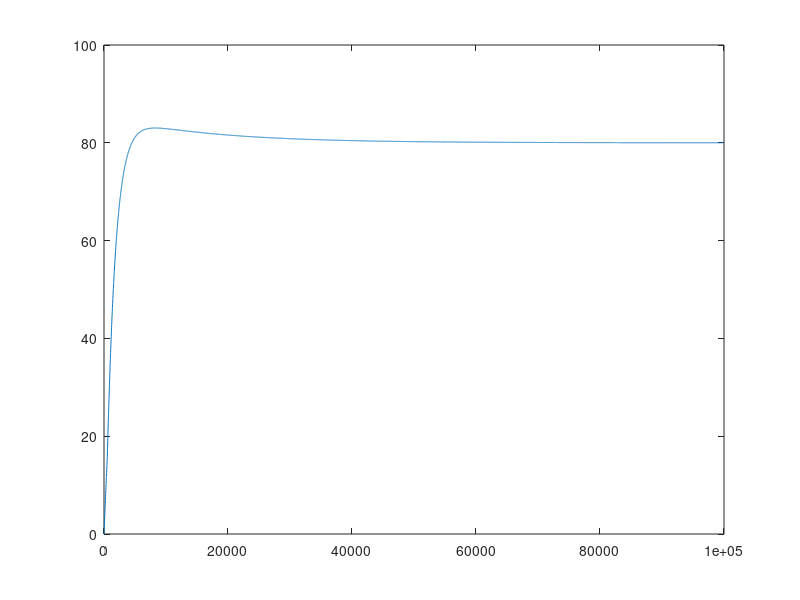
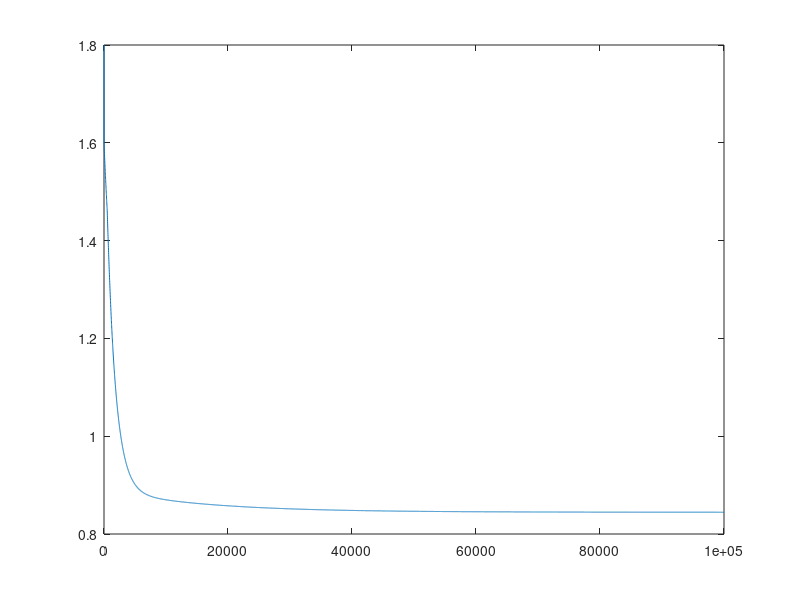
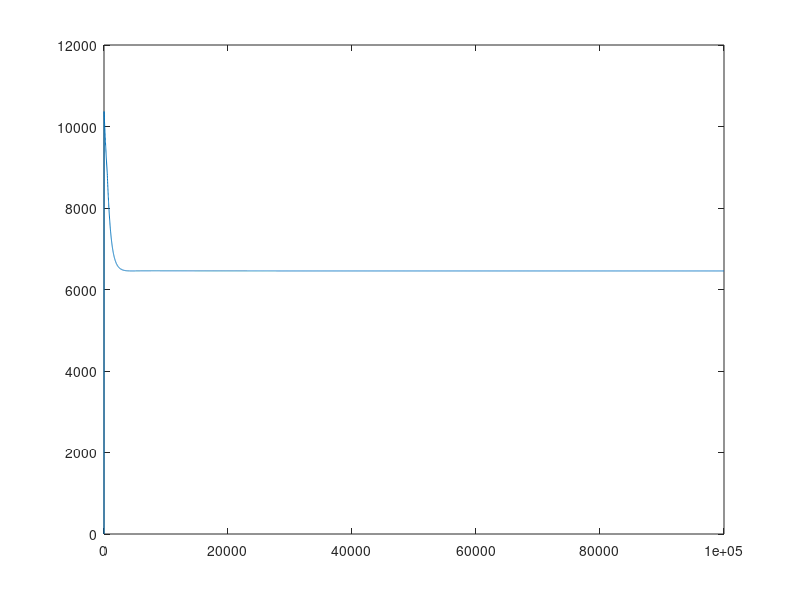
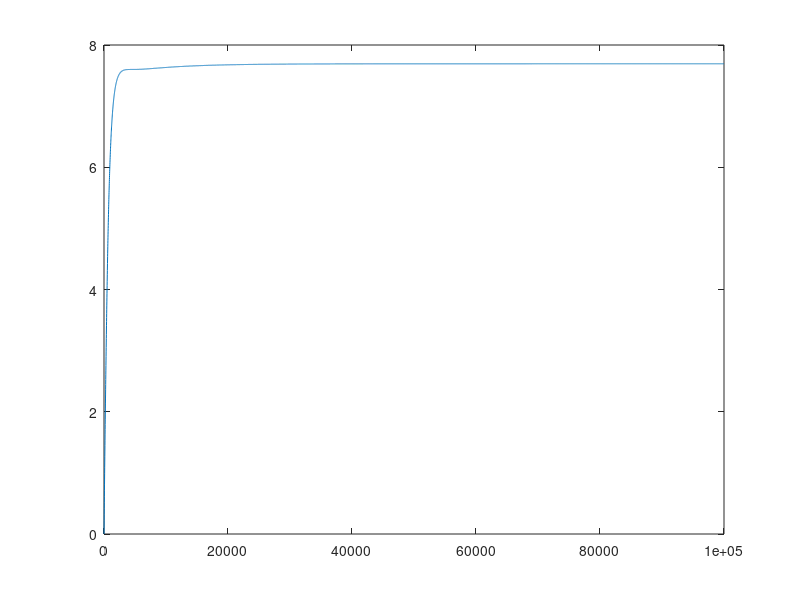

Reproduce these figures in MATLAB, in order.
clc;
clear;
% 超参数
param_K = 0.01;
param_gamma_p = 0.9;
param_gamma_i = 0.00001;
param_gamma_d = 0.3;
iteration = 10000;
K = 94.75;
tao = 530;
T = 2900.6;
Ts = 10;
Kp = 1.2*T/K/tao;
Ki = Kp*Ts/(2*tao);
Kd = Kp*(0.5*tao)/Ts;
w1_0 = Kp/(Kp+Ki+Kd);
w2_0 = Ki/(Kp+Ki+Kd);
w3_0 = Kd/(Kp+Ki+Kd);
disp(w1_0);disp(w2_0);disp(w3_0)
w1(1) = w1_0;
w2(1) = w2_0;
w3(1) = w3_0;
r = 80;
u(1) = 1;
y(1) = 0;
for k = 1:iteration
    e(k) = r - y(k);
    if k == 1
        x1(k) = e(k);
        x2(k) = e(k);
        x3(k) = e(k);
    elseif k == 2
            x1(k) = e(k) - e(k-1);
            x2(k) = e(k);
            x3(k) = e(k) - 2*e(k-1);
    elseif k > 2
        x1(k) = e(k) - e(k-1);
        x2(k) = e(k);
        x3(k) = e(k) - 2*e(k-1) + e(k-2);
    end
   
    deltau(k) = param_K * (w1(k)*x1(k) + w2(k)*x2(k) + w3(k)*x3(k))/(abs(w1(k)) + abs(w2(k)) + abs(w3(k)));
   
    if k == 1
        u(k) = deltau(k) + 1;
    elseif k > 1
        u(k) = deltau(k) + u(k-1);
    end
   
    if k < 53
        y(k+1) = 0.9966*y(k) + 0.3221;
    elseif k >= 53
        y(k+1) = 0.9966*y(k) + 0.3221*u(k-52);
    end
   
    w1(k+1) = w1(k)+param_gamma_p*e(k)*u(k)*x1(k);
    w2(k+1) = w2(k)+param_gamma_i*e(k)*u(k)*x2(k);
    w3(k+1) = w3(k)+param_gamma_d*e(k)*u(k)*x3(k);
end
y = y(1:iteration);
u = u(1:iteration);
w1 = w1(1:iteration);
w2 = w2(1:iteration);
w3 = w3(1:iteration);
n = (1:10:10*iteration);
figure(1)
plot(n,y);
figure(2)
plot(n,u);
figure(3)
plot(n,w1);
figure(4)
plot(n,w2);
figure(5)
plot(n,w3);